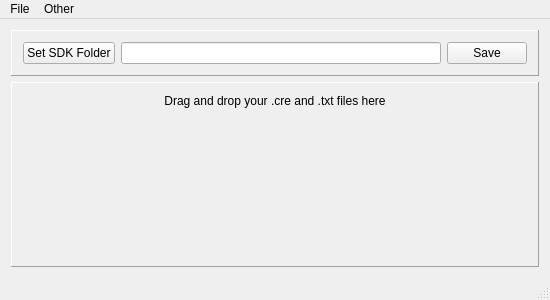
<?xml version="1.0" encoding="UTF-8"?>
<ui version="4.0">
 <class>MainWindow</class>
 <widget class="QMainWindow" name="MainWindow">
  <property name="geometry">
   <rect>
    <x>0</x>
    <y>0</y>
    <width>550</width>
    <height>300</height>
   </rect>
  </property>
  <property name="acceptDrops">
   <bool>true</bool>
  </property>
  <property name="windowTitle">
   <string notr="true">CenRepConverter by huellif</string>
  </property>
  <widget class="QWidget" name="centralWidget">
   <property name="sizePolicy">
    <sizepolicy hsizetype="Expanding" vsizetype="Expanding">
     <horstretch>0</horstretch>
     <verstretch>0</verstretch>
    </sizepolicy>
   </property>
   <property name="acceptDrops">
    <bool>false</bool>
   </property>
   <layout class="QVBoxLayout" name="verticalLayout">
    <item>
     <widget class="QFrame" name="frame">
      <property name="acceptDrops">
       <bool>false</bool>
      </property>
      <property name="frameShape">
       <enum>QFrame::Panel</enum>
      </property>
      <property name="frameShadow">
       <enum>QFrame::Raised</enum>
      </property>
      <layout class="QHBoxLayout" name="horizontalLayout_2">
       <item>
        <widget class="QPushButton" name="Load">
         <property name="acceptDrops">
          <bool>false</bool>
         </property>
         <property name="text">
          <string>Set SDK Folder</string>
         </property>
        </widget>
       </item>
       <item>
        <widget class="QLineEdit" name="lineEdit">
         <property name="acceptDrops">
          <bool>false</bool>
         </property>
        </widget>
       </item>
       <item>
        <widget class="QPushButton" name="Save">
         <property name="acceptDrops">
          <bool>false</bool>
         </property>
         <property name="text">
          <string>Save</string>
         </property>
        </widget>
       </item>
      </layout>
     </widget>
    </item>
    <item>
     <widget class="QFrame" name="frame_2">
      <property name="acceptDrops">
       <bool>false</bool>
      </property>
      <property name="frameShape">
       <enum>QFrame::Panel</enum>
      </property>
      <property name="frameShadow">
       <enum>QFrame::Raised</enum>
      </property>
      <layout class="QVBoxLayout" name="verticalLayout_2">
       <item>
        <widget class="QLabel" name="description">
         <property name="text">
          <string>Drag and drop your .cre and .txt files here</string>
         </property>
         <property name="alignment">
          <set>Qt::AlignHCenter|Qt::AlignTop</set>
         </property>
         <property name="wordWrap">
          <bool>true</bool>
         </property>
        </widget>
       </item>
       <item>
        <spacer name="verticalSpacer">
         <property name="acceptDrops">
          <bool>true</bool>
         </property>
         <property name="orientation">
          <enum>Qt::Vertical</enum>
         </property>
         <property name="sizeHint" stdset="0">
          <size>
           <width>20</width>
           <height>271</height>
          </size>
         </property>
        </spacer>
       </item>
      </layout>
     </widget>
    </item>
   </layout>
  </widget>
  <widget class="QMenuBar" name="menuBar">
   <property name="geometry">
    <rect>
     <x>0</x>
     <y>0</y>
     <width>550</width>
     <height>21</height>
    </rect>
   </property>
   <widget class="QMenu" name="menuFile">
    <property name="title">
     <string>File</string>
    </property>
    <widget class="QMenu" name="menuConvert">
     <property name="title">
      <string>Convert</string>
     </property>
     <addaction name="actionA_file"/>
     <addaction name="actionA_folder"/>
    </widget>
    <addaction name="menuConvert"/>
    <addaction name="actionExit"/>
   </widget>
   <widget class="QMenu" name="menuOther">
    <property name="title">
     <string>Other</string>
    </property>
    <addaction name="actionDonate"/>
    <addaction name="actionAbout"/>
   </widget>
   <addaction name="menuFile"/>
   <addaction name="menuOther"/>
  </widget>
  <widget class="QStatusBar" name="output"/>
  <action name="actionExit">
   <property name="text">
    <string>Exit</string>
   </property>
  </action>
  <action name="actionA_file">
   <property name="text">
    <string>File(s)</string>
   </property>
  </action>
  <action name="actionA_folder">
   <property name="text">
    <string>Folder</string>
   </property>
  </action>
  <action name="actionDonate">
   <property name="text">
    <string>Donate</string>
   </property>
  </action>
  <action name="actionAbout">
   <property name="text">
    <string>About</string>
   </property>
  </action>
 </widget>
 <layoutdefault spacing="6" margin="11"/>
 <resources/>
 <connections/>
</ui>
